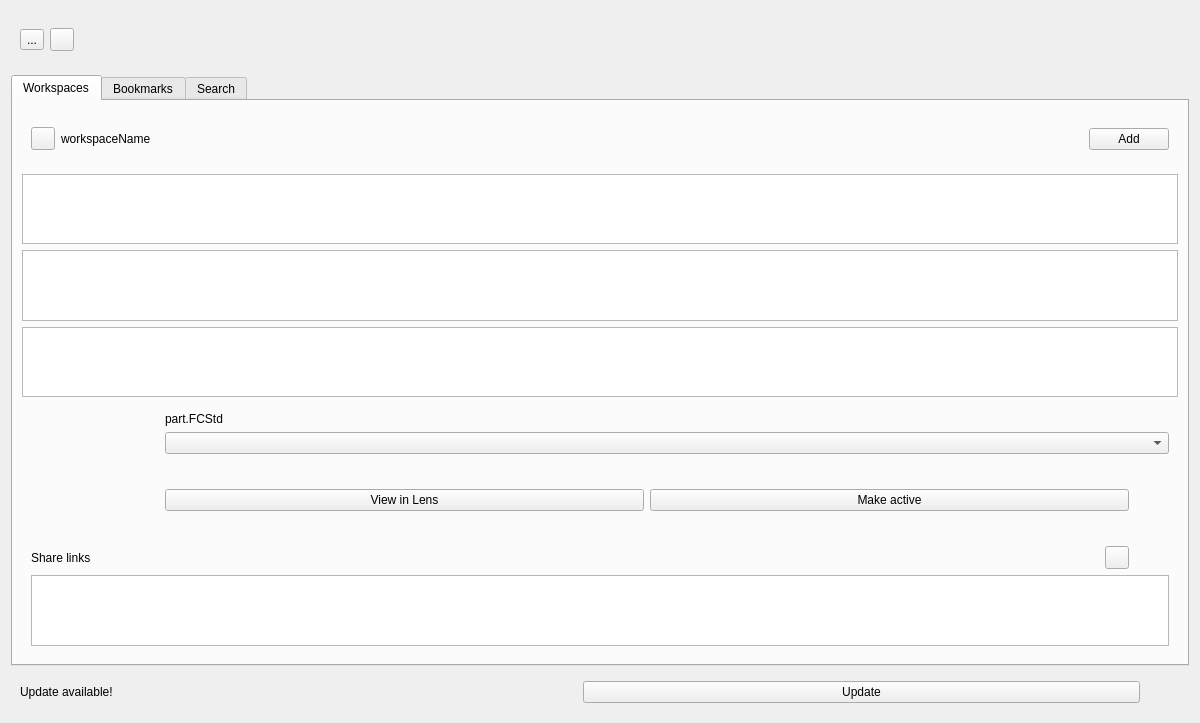
<?xml version="1.0" encoding="UTF-8"?>
<ui version="4.0">
 <class>WorkspaceView</class>
 <widget class="QWidget" name="WorkspaceView">
  <property name="geometry">
   <rect>
    <x>0</x>
    <y>0</y>
    <width>1200</width>
    <height>600</height>
   </rect>
  </property>
  <property name="sizePolicy">
   <sizepolicy hsizetype="Expanding" vsizetype="Expanding">
    <horstretch>0</horstretch>
    <verstretch>0</verstretch>
   </sizepolicy>
  </property>
  <property name="windowTitle">
   <string>Ondsel Lens</string>
  </property>
  <layout class="QVBoxLayout" name="verticalLayout">
   <item>
    <widget class="QFrame" name="UserDetails">
     <property name="sizePolicy">
      <sizepolicy hsizetype="Expanding" vsizetype="Preferred">
       <horstretch>0</horstretch>
       <verstretch>0</verstretch>
      </sizepolicy>
     </property>
     <layout class="QHBoxLayout" name="userDetails">
      <item>
       <widget class="QToolButton" name="backToStartBtn">
        <property name="text">
         <string>...</string>
        </property>
       </widget>
      </item>
      <item>
       <widget class="QToolButton" name="userBtn">
        <property name="sizePolicy">
         <sizepolicy hsizetype="Maximum" vsizetype="Fixed">
          <horstretch>0</horstretch>
          <verstretch>0</verstretch>
         </sizepolicy>
        </property>
        <property name="toolTip">
         <string>Ondsel Lens Controls</string>
        </property>
        <property name="text">
         <string/>
        </property>
       </widget>
      </item>
      <item>
       <spacer name="horizontalSpacer_3">
        <property name="orientation">
         <enum>Qt::Horizontal</enum>
        </property>
        <property name="sizeHint" stdset="0">
         <size>
          <width>20</width>
          <height>40</height>
         </size>
        </property>
       </spacer>
      </item>
     </layout>
    </widget>
   </item>
   <item>
    <widget class="QTabWidget" name="tabWidget">
     <property name="sizePolicy">
      <sizepolicy hsizetype="MinimumExpanding" vsizetype="Expanding">
       <horstretch>0</horstretch>
       <verstretch>0</verstretch>
      </sizepolicy>
     </property>
     <property name="toolTip">
      <string/>
     </property>
     <property name="currentIndex">
      <number>0</number>
     </property>
     <property name="iconSize">
      <size>
       <width>16</width>
       <height>16</height>
      </size>
     </property>
     <widget class="QWidget" name="tabWorkspaces">
      <property name="sizePolicy">
       <sizepolicy hsizetype="Expanding" vsizetype="Expanding">
        <horstretch>0</horstretch>
        <verstretch>0</verstretch>
       </sizepolicy>
      </property>
      <property name="toolTip">
       <string/>
      </property>
      <attribute name="title">
       <string>Workspaces</string>
      </attribute>
      <layout class="QVBoxLayout" name="verticalLayout_2">
       <item>
        <widget class="QFrame" name="WorkspaceDetails">
         <layout class="QHBoxLayout" name="workspaceDetails">
          <item>
           <widget class="QToolButton" name="buttonBack">
            <property name="visible">
             <bool>false</bool>
            </property>
            <property name="toolTip">
             <string>Go back</string>
            </property>
           </widget>
          </item>
          <item>
           <widget class="QLabel" name="workspaceNameLabel">
            <property name="visible">
             <bool>false</bool>
            </property>
            <property name="toolTip">
             <string>The workspace and path in Lens</string>
            </property>
            <property name="text">
             <string>workspaceName</string>
            </property>
           </widget>
          </item>
          <item>
           <spacer name="horizontalSpacer_2">
            <property name="orientation">
             <enum>Qt::Horizontal</enum>
            </property>
            <property name="sizeHint" stdset="0">
             <size>
              <width>20</width>
              <height>40</height>
             </size>
            </property>
           </spacer>
          </item>
          <item>
           <widget class="QPushButton" name="addFileBtn">
            <property name="sizePolicy">
             <sizepolicy hsizetype="Fixed" vsizetype="Fixed">
              <horstretch>0</horstretch>
              <verstretch>0</verstretch>
             </sizepolicy>
            </property>
            <property name="visible">
             <bool>false</bool>
            </property>
            <property name="toolTip">
             <string>Add files or directories to your workspace</string>
            </property>
            <property name="text">
             <string>Add</string>
            </property>
           </widget>
          </item>
         </layout>
        </widget>
       </item>
       <item>
        <widget class="QTextEdit" name="txtExplain">
         <property name="sizePolicy">
          <sizepolicy hsizetype="Expanding" vsizetype="Expanding">
           <horstretch>0</horstretch>
           <verstretch>0</verstretch>
          </sizepolicy>
         </property>
        </widget>
       </item>
       <item>
        <widget class="QListView" name="workspaceListView">
         <property name="enabled">
          <bool>true</bool>
         </property>
         <property name="sizePolicy">
          <sizepolicy hsizetype="Expanding" vsizetype="Expanding">
           <horstretch>0</horstretch>
           <verstretch>0</verstretch>
          </sizepolicy>
         </property>
         <property name="minimumSize">
          <size>
           <width>0</width>
           <height>0</height>
          </size>
         </property>
         <property name="maximumSize">
          <size>
           <width>16777215</width>
           <height>16777215</height>
          </size>
         </property>
         <property name="baseSize">
          <size>
           <width>0</width>
           <height>0</height>
          </size>
         </property>
         <property name="toolTip">
          <string>Your workspaces</string>
         </property>
        </widget>
       </item>
       <item>
        <widget class="QListView" name="fileList">
         <property name="sizePolicy">
          <sizepolicy hsizetype="Expanding" vsizetype="Expanding">
           <horstretch>0</horstretch>
           <verstretch>0</verstretch>
          </sizepolicy>
         </property>
         <property name="toolTip">
          <string>Files in the workspace</string>
         </property>
        </widget>
       </item>
       <item>
        <widget class="QFrame" name="fileDetails">
         <property name="toolTip">
          <string>File details</string>
         </property>
         <layout class="QVBoxLayout">
          <item>
           <layout class="QHBoxLayout">
            <item>
             <widget class="QLabel" name="thumbnail_label">
              <property name="sizePolicy">
               <sizepolicy hsizetype="Preferred" vsizetype="Preferred">
                <horstretch>0</horstretch>
                <verstretch>0</verstretch>
               </sizepolicy>
              </property>
              <property name="minimumSize">
               <size>
                <width>128</width>
                <height>128</height>
               </size>
              </property>
             </widget>
            </item>
            <item>
             <layout class="QVBoxLayout">
              <item>
               <widget class="QLabel" name="fileNameLabel">
                <property name="text">
                 <string>part.FCStd</string>
                </property>
               </widget>
              </item>
              <item>
               <widget class="QComboBox" name="versionsComboBox">
                <property name="sizePolicy">
                 <sizepolicy hsizetype="Expanding" vsizetype="Fixed">
                  <horstretch>0</horstretch>
                  <verstretch>0</verstretch>
                 </sizepolicy>
                </property>
                <property name="toolTip">
                 <string>Versions of this file</string>
                </property>
               </widget>
              </item>
              <item>
               <layout class="QHBoxLayout">
                <item>
                 <widget class="QPushButton" name="viewOnlineBtn">
                  <property name="toolTip">
                   <string>Open this model in your webbrowser through Ondsel Lens</string>
                  </property>
                  <property name="text">
                   <string>View in Lens</string>
                  </property>
                 </widget>
                </item>
                <item>
                 <widget class="QPushButton" name="makeActiveBtn">
                  <property name="toolTip">
                   <string>Make the current version the active version</string>
                  </property>
                  <property name="text">
                   <string>Make active</string>
                  </property>
                 </widget>
                </item>
                <item>
                 <spacer name="horizontalSpacer_4">
                  <property name="orientation">
                   <enum>Qt::Vertical</enum>
                  </property>
                  <property name="sizeHint" stdset="0">
                   <size>
                    <width>40</width>
                    <height>20</height>
                   </size>
                  </property>
                 </spacer>
                </item>
               </layout>
              </item>
             </layout>
            </item>
           </layout>
          </item>
          <item>
           <widget class="QFrame" name="linkDetails">
            <layout class="QVBoxLayout">
             <property name="leftMargin">
              <number>0</number>
             </property>
             <property name="topMargin">
              <number>0</number>
             </property>
             <property name="rightMargin">
              <number>0</number>
             </property>
             <property name="bottomMargin">
              <number>0</number>
             </property>
             <item>
              <layout class="QHBoxLayout">
               <item>
                <widget class="QLabel" name="shareLinksLabel">
                 <property name="text">
                  <string>Share links</string>
                 </property>
                </widget>
               </item>
               <item>
                <widget class="QToolButton" name="addLinkBtn">
                 <property name="toolTip">
                  <string>Create a new share link</string>
                 </property>
                 <property name="text">
                  <string/>
                 </property>
                </widget>
               </item>
               <item>
                <spacer name="horizontalSpacer_3">
                 <property name="orientation">
                  <enum>Qt::Vertical</enum>
                 </property>
                 <property name="sizeHint" stdset="0">
                  <size>
                   <width>40</width>
                   <height>20</height>
                  </size>
                 </property>
                </spacer>
               </item>
              </layout>
             </item>
            </layout>
           </widget>
          </item>
          <item>
           <widget class="QListView" name="linksView">
            <property name="sizePolicy">
             <sizepolicy hsizetype="Expanding" vsizetype="Expanding">
              <horstretch>0</horstretch>
              <verstretch>0</verstretch>
             </sizepolicy>
            </property>
            <property name="toolTip">
             <string>Share links, using the buttons you can:
- Copy the url
- Edit the link parameters.
- Delete the link</string>
            </property>
           </widget>
          </item>
         </layout>
        </widget>
       </item>
      </layout>
     </widget>
     <widget class="QWidget" name="tabBookmarks">
      <property name="sizePolicy">
       <sizepolicy hsizetype="Expanding" vsizetype="Expanding">
        <horstretch>0</horstretch>
        <verstretch>0</verstretch>
       </sizepolicy>
      </property>
      <property name="toolTip">
       <string/>
      </property>
      <attribute name="title">
       <string>Bookmarks</string>
      </attribute>
      <layout class="QVBoxLayout" name="verticalLayout_3"/>
     </widget>
     <widget class="QWidget" name="tabSearch">
      <attribute name="title">
       <string>Search</string>
      </attribute>
      <layout class="QVBoxLayout" name="verticalLayout_4">
       <item>
        <widget class="QFrame" name="searchFrame">
         <property name="sizePolicy">
          <sizepolicy hsizetype="Preferred" vsizetype="Fixed">
           <horstretch>0</horstretch>
           <verstretch>0</verstretch>
          </sizepolicy>
         </property>
         <property name="frameShape">
          <enum>QFrame::StyledPanel</enum>
         </property>
         <property name="frameShadow">
          <enum>QFrame::Raised</enum>
         </property>
         <layout class="QVBoxLayout" name="verticalLayout_5">
          <item>
           <widget class="QFrame" name="searchFormFrame">
            <property name="maximumSize">
             <size>
              <width>16777215</width>
              <height>45</height>
             </size>
            </property>
            <property name="frameShape">
             <enum>QFrame::StyledPanel</enum>
            </property>
            <property name="frameShadow">
             <enum>QFrame::Raised</enum>
            </property>
            <layout class="QHBoxLayout" name="horizontalLayout_2">
             <item>
              <widget class="QPushButton" name="searchBtn">
               <property name="text">
                <string>Search</string>
               </property>
              </widget>
             </item>
             <item>
              <widget class="QComboBox" name="searchTargetComboBox">
               <item>
                <property name="text">
                 <string>All</string>
                </property>
               </item>
               <item>
                <property name="text">
                 <string>Share Links</string>
                </property>
               </item>
               <item>
                <property name="text">
                 <string>Workspaces</string>
                </property>
               </item>
               <item>
                <property name="text">
                 <string>Users</string>
                </property>
               </item>
               <item>
                <property name="text">
                 <string>Organizations</string>
                </property>
               </item>
              </widget>
             </item>
             <item>
              <widget class="QLineEdit" name="searchLineEdit"/>
             </item>
            </layout>
           </widget>
          </item>
         </layout>
        </widget>
       </item>
       <item>
        <widget class="QLabel" name="searchResultMessageLabel">
         <property name="maximumSize">
          <size>
           <width>16777215</width>
           <height>25</height>
          </size>
         </property>
         <property name="text">
          <string>TextLabel</string>
         </property>
         <property name="alignment">
          <set>Qt::AlignCenter</set>
         </property>
        </widget>
       </item>
       <item>
        <widget class="QFrame" name="searchResultFrame">
         <property name="sizePolicy">
          <sizepolicy hsizetype="MinimumExpanding" vsizetype="MinimumExpanding">
           <horstretch>0</horstretch>
           <verstretch>0</verstretch>
          </sizepolicy>
         </property>
         <property name="frameShape">
          <enum>QFrame::StyledPanel</enum>
         </property>
         <property name="frameShadow">
          <enum>QFrame::Raised</enum>
         </property>
         <layout class="QVBoxLayout" name="searchResultFrameLayout"/>
        </widget>
       </item>
      </layout>
     </widget>
    </widget>
   </item>
   <item>
    <widget class="QFrame" name="frameUpdate">
     <property name="sizePolicy">
      <sizepolicy hsizetype="Expanding" vsizetype="Preferred">
       <horstretch>0</horstretch>
       <verstretch>0</verstretch>
      </sizepolicy>
     </property>
     <property name="frameShape">
      <enum>QFrame::NoFrame</enum>
     </property>
     <layout class="QHBoxLayout" name="horizontalLayout">
      <item>
       <widget class="QLabel" name="labelUpdateAvailable">
        <property name="enabled">
         <bool>true</bool>
        </property>
        <property name="text">
         <string>Update available!</string>
        </property>
       </widget>
      </item>
      <item>
       <widget class="QPushButton" name="updateBtn">
        <property name="toolTip">
         <string>Launch the Addon Manager to update Ondsel Lens</string>
        </property>
        <property name="text">
         <string>Update</string>
        </property>
       </widget>
      </item>
      <item>
       <spacer name="horizontalSpacer">
        <property name="orientation">
         <enum>Qt::Vertical</enum>
        </property>
        <property name="sizeHint" stdset="0">
         <size>
          <width>40</width>
          <height>20</height>
         </size>
        </property>
       </spacer>
      </item>
     </layout>
    </widget>
   </item>
  </layout>
 </widget>
 <resources/>
 <connections/>
</ui>
